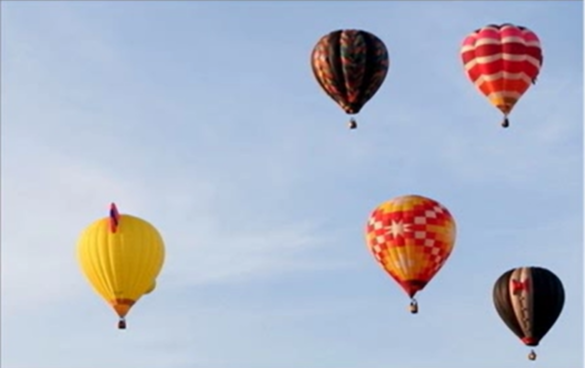
//> input picture source/qiqiu.png, 585 x 368 px
$ ./main   (built with g++ and OpenCV 4)
//> lines starting //> are read from the running program, lines starting //| are printed output that depends on the picture; after the words box and inside, x2 and y2 are one past the last pixel; in counts of white or black regions, pixels touching at a corner belong together
#include <opencv2/opencv.hpp>
#include <iostream>

cv::Mat src, gray_src, drawImg;
int threshold_v = 100;
int threshold_max = 255;
const char* output_win = "rectangle-demo";
cv::RNG rng(12345);
void Contours_CallBack(int, void*);

int main(int argc, char** argv){
    src = cv::imread("../../source/qiqiu.png");
//> src is the input picture: 368 rows x 585 cols, CV_8UC3; mean B, G, R 199.2, 183, 175.9
    if(src.empty()){
        std::cout << "could not load image..." << std::endl;
        return -1;
    }
    cv::cvtColor(src, gray_src, cv::COLOR_BGR2GRAY);
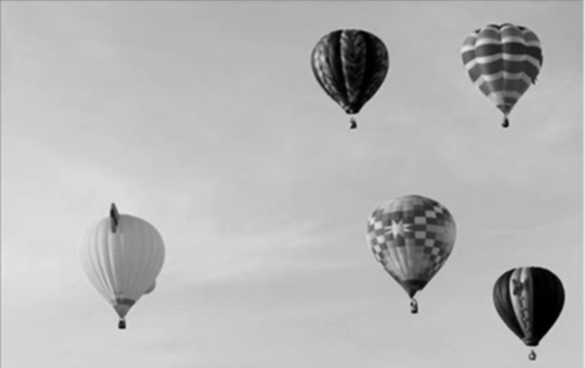
//> gray_src: 368 rows x 585 cols, CV_8UC1; min 0, max 230, mean 182.7
    cv::blur(gray_src, gray_src, cv::Size(3, 3));

    const char* source_win = "input_image";
    cv::namedWindow(source_win);
    cv::namedWindow(output_win);
    cv::imshow(source_win, src);

    cv::createTrackbar("Threshold Value: ", output_win, &threshold_v, threshold_max, Contours_CallBack);
    Contours_CallBack(0, 0);

    cv::waitKey(0);
    return 0;
}

void Contours_CallBack(int, void*){
    cv::Mat binary_output;
    std::vector<std::vector<cv::Point>> contours;
    std::vector<cv::Vec4i> hierachy;
    cv::threshold(gray_src, binary_output, threshold_v, threshold_max, cv::THRESH_BINARY);
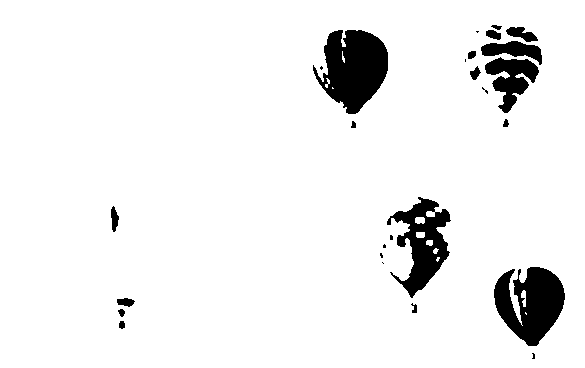
//> binary_output: 368 rows x 585 cols, CV_8UC1; 93.5% white; 26 black regions (9 under 20 px)
    cv::imshow("threshold", binary_output);
    cv::findContours(binary_output, contours, cv::RETR_TREE, cv::CHAIN_APPROX_SIMPLE);
//> contours = 39 contours, 15 with area under 20; largest, box (x1, y1, x2, y2) and area: (0, 0, 585, 368) 214328, (312, 29, 389, 115) 4311, (493, 266, 566, 347) 3845, (386, 196, 452, 299) 3301, (484, 56, 540, 114) 1619

    std::vector<std::vector<cv::Point>> contours_ploy(contours.size());
//> contours_ploy = 39 empty contours
    std::vector<cv::Rect> ploy_rects(contours.size());
    std::vector<cv::Point2f> ccs(contours.size());
    std::vector<float> radius(contours.size());

    std::vector<cv::RotatedRect> minRects(contours.size());
    std::vector<cv::RotatedRect> myellipse(contours.size());

    for(size_t i = 0; i < contours.size(); i++){
        cv::approxPolyDP(cv::Mat(contours[i]), contours_ploy[i], 3, true);
        ploy_rects[i] = cv::boundingRect(contours_ploy[i]);
        cv::minEnclosingCircle(contours_ploy[i], ccs[i], radius[i]);
        if(contours_ploy[i].size() > 5){
            myellipse[i] = cv::fitEllipse(contours_ploy[i]);
            minRects[i] = cv::minAreaRect(contours_ploy[i]);
        }

    }
//> this loop made 39 passes

    src.copyTo(drawImg);
    cv::Point2f pts[4];
    for(size_t t = 0; t < contours.size(); t++){
        cv::Scalar color = cv::Scalar(rng.uniform(0, 255), rng.uniform(0, 255), rng.uniform(0, 255));
        cv::rectangle(drawImg, ploy_rects[t], color, 2, 8);
        cv::circle(drawImg, ccs[t], radius[t], color, 2, 8);
        if(contours_ploy[t].size() > 5){
            cv::ellipse(drawImg, myellipse[t], color, 2, 8);
            minRects[t].points(pts);
            for(int r = 0; r < 4; r++){
                cv::line(drawImg, pts[r], pts[(r + 1) % 4], color, 2, 8);
            }
        }
    }
//> this loop made 39 passes
//> pts on pass 29: 4 Points (x, y): [504, 113], [470, 79], [509, 40], [543, 74]
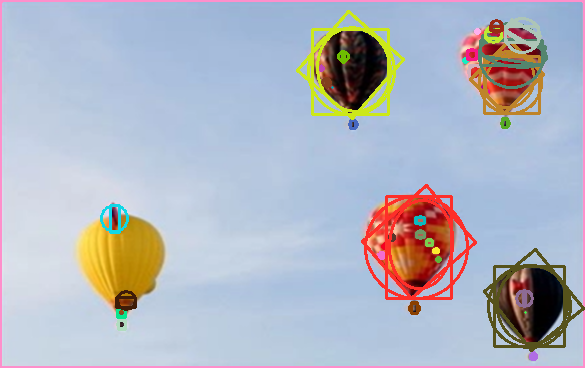
//> drawImg: 368 rows x 585 cols, CV_8UC3; 8.45% of pixels changed, all inside (x1, y1, x2, y2) = (0, 0, 585, 368)
    cv::imshow(output_win, drawImg);
}
